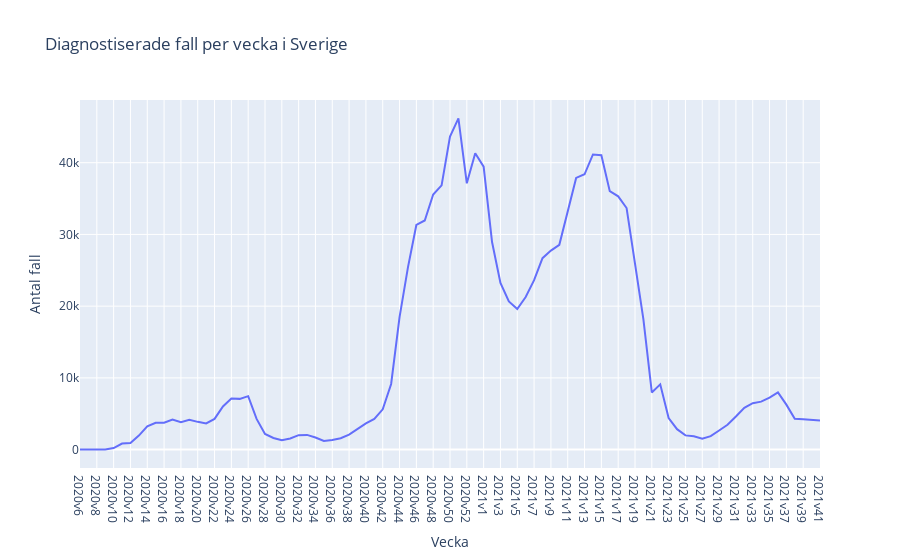

Notebook source saved alongside this figure:
### Code cell
fig = px.line(covid_veckodata_riket, x="Vecka", y="Antal_fall_vecka", title="Diagnostiserade fall per vecka i Sverige", labels={"Antal_fall_vecka" : "Antal fall"}) 
fig.show()
fig.write_html("Diagnostiserade fall per vecka i Sverige")

### Figure 1 — Plotly figure (JSON) as saved in the notebook; plotly's stock layout.template omitted (floating-point values rounded to 4 significant figures)
{"data": [{"hovertemplate": "Vecka=%{x}<br>Antal fall=%{y}<extra></extra>", "legendgroup": "", "line": {"color": "#636efa", "dash": "solid"}, "marker": {"symbol": "circle"}, "mode": "lines", "name": "", "orientation": "v", "showlegend": false, "type": "scatter", "x": ["2020v6", "2020v7", "2020v8", "2020v9", "2020v10", "2020v11", "2020v12", "2020v13", "2020v14", "2020v15", "2020v16", "2020v17", "2020v18", "2020v19", "2020v20", "2020v21", "2020v22", "2020v23", "2020v24", "2020v25", "2020v26", "2020v27", "2020v28", "2020v29", "2020v30", "2020v31", "2020v32", "2020v33", "2020v34", "2020v35", "2020v36", "2020v37", "2020v38", "2020v39", "2020v40", "2020v41", "2020v42", "2020v43", "2020v44", "2020v45", "2020v46", "2020v47", "2020v48", "2020v49", "2020v50", "2020v51", "2020v52", "2020v53", "2021v1", "2021v2", "2021v3", "2021v4", "2021v5", "2021v6", "2021v7", "2021v8", "2021v9", "2021v10", "2021v11", "2021v12", "2021v13", "2021v14", "2021v15", "2021v16", "2021v17", "2021v18", "2021v19", "2021v20", "2021v21", "2021v22", "2021v23", "2021v24", "2021v25", "2021v26", "2021v27", "2021v28", "2021v29", "2021v30", "2021v31", "2021v32", "2021v33", "2021v34", "2021v35", "2021v36", "2021v37", "2021v38", "2021v39", "2021v40", "2021v41"], "xaxis": "x", "y": [1, 0, 0, 13, 211, 838, 924, 1957, 3229, 3740, 3752, 4203, 3832, 4153, 3869, 3659, 4280, 6021, 7123, 7073, 7455, 4279, 2179, 1622, 1316, 1556, 2014, 2052, 1687, 1200, 1332, 1592, 2080, 2919, 3642, 4278, 5620, 9155, 18474, 25405, 31319, 31944, 35560, 36837, 43631, 46177, 37134, 41323, 39455, 28942, 23230, 20660, 19605, 21283, 23615, 26690, 27748, 28555, 33033, 37881, 38386, 41147, 41038, 36032, 35306, 33680, 25916, 18169, 7974, 9094, 4394, 2848, 1982, 1869, 1514, 1881, 2662, 3459, 4608, 5820, 6466, 6688, 7236, 7972, 6266, 4298, 4241, 4141, 4062], "yaxis": "y"}], "layout": {"legend": {"tracegroupgap": 0}, "title": {"text": "Diagnostiserade fall per vecka i Sverige"}, "xaxis": {"anchor": "y", "domain": [0, 1], "title": {"text": "Vecka"}}, "yaxis": {"anchor": "x", "domain": [0, 1], "title": {"text": "Antal fall"}}}}
